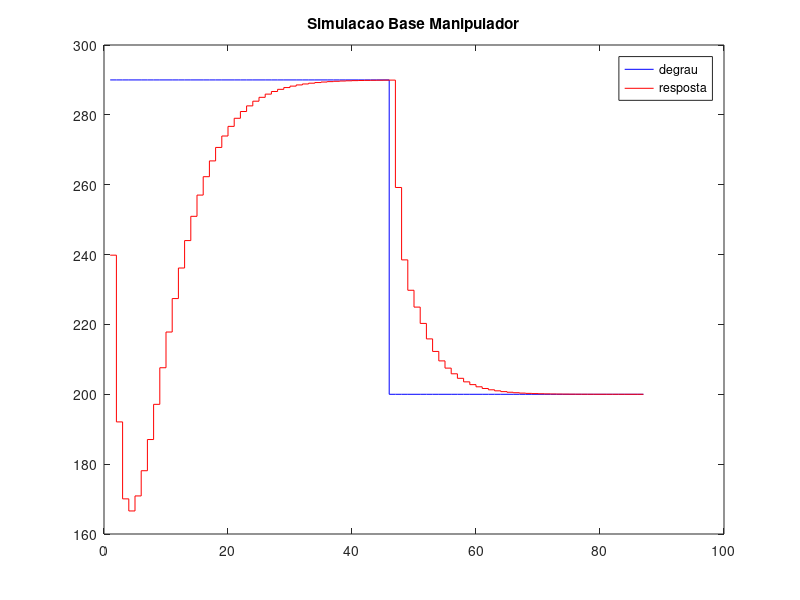
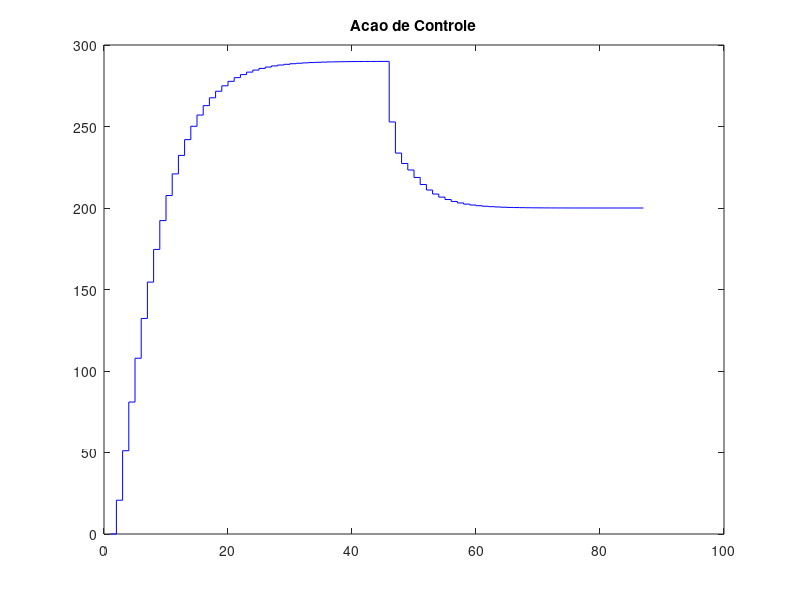
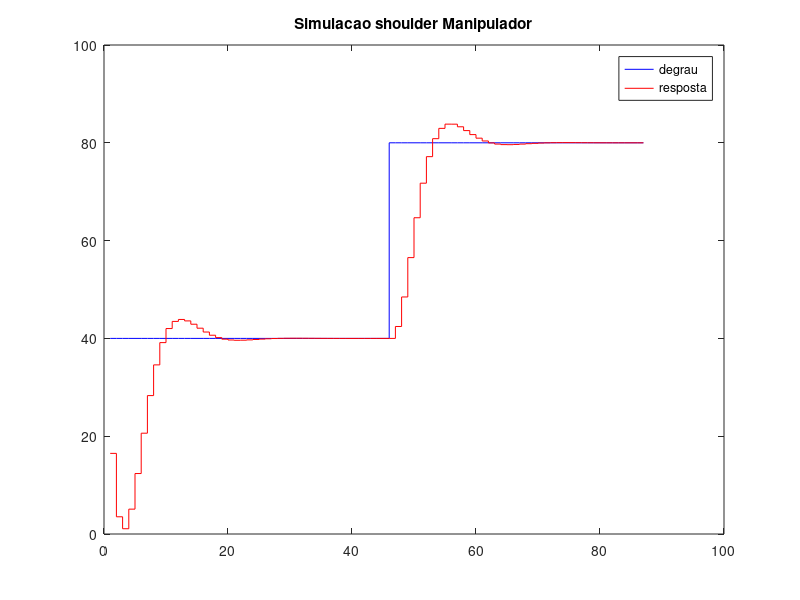
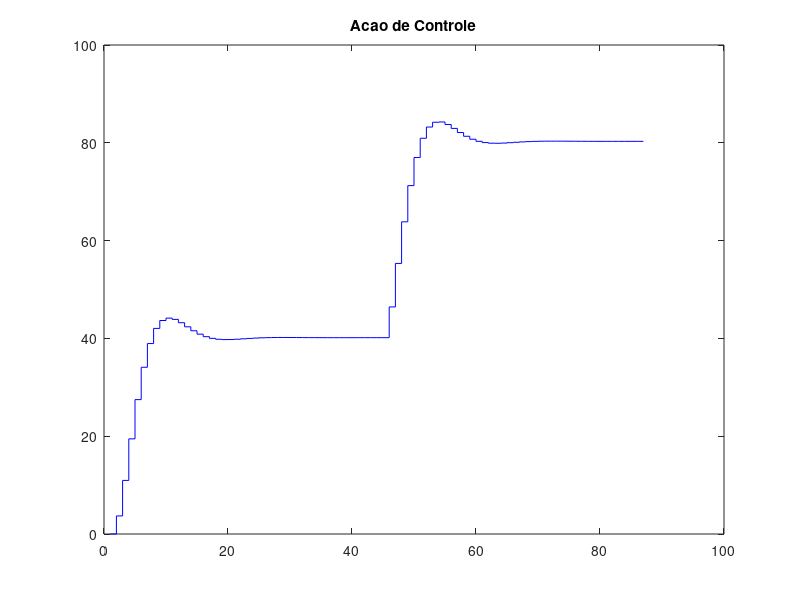

Write the MATLAB code that produced these figures, in order.
clc;
close all;

% BASE
r_k_base = 290;
y_k_base = 290;
y_k_base_delay = 290;
y_k_base_delay_2 = 290;
u_k_base = 0;
u_k_base_delay = 0;
u_k_base_delay_2 = 0;
e_k_base = 0;
e_k_base_delay = 0;
y_k_base_Output = zeros(1,87);
r_k_base_Output = zeros(1,87);
u_k_base_Output = zeros(1,87);

x_axis = zeros(1,87);

% SHOULDER
r_k_shoulder = 40;
y_k_shoulder = 40;
y_k_shoulder_delay = 40;
y_k_shoulder_delay_2 = 40;
u_k_shoulder = 0;
u_k_shoulder_delay = 0;
u_k_shoulder_delay_2 = 0;
e_k_shoulder = 0;
e_k_shoulder_delay = 0;
y_k_shoulder_Output = zeros(1,87);
r_k_shoulder_Output = zeros(1,87);
u_k_shoulder_Output = zeros(1,87);

% FOREARM
r_k_forearm = 32;
y_k_forearm = 32;
y_k_forearm_delay = 32;
y_k_forearm_delay_2 = 32;
u_k_forearm = 0;
u_k_forearm_delay = 0;
u_k_forearm_delay_2 = 0;
e_k_forearm = 0;
e_k_forearm_delay = 0;
y_k_forearm_Output = zeros(1,87);
r_k_forearm_Output = zeros(1,87);
u_k_forearm_Output = zeros(1,87);

for idx = 1:87
    
    if idx <= 45
        r_k_base = 290;
        r_k_shoulder = 40;
        r_k_forearm = 32;
    else
        r_k_base = 200;
        r_k_shoulder = 80;
        r_k_forearm = 100;
    end
    
    e_k_base = r_k_base - y_k_base;
    e_k_shoulder = r_k_shoulder - y_k_shoulder;
    e_k_forearm = r_k_forearm - y_k_forearm;
    
    u_k_base = u_k_base_delay + 0.413*e_k_base - 0.2008*e_k_base_delay;
    u_k_shoulder = u_k_shoulder_delay + 0.1572*e_k_shoulder + 0.06513*e_k_shoulder_delay;
    u_k_forearm = u_k_forearm_delay + 0.413*e_k_forearm - 0.2008*e_k_forearm_delay;
      
    y_k_base = 0.8273*u_k_base_delay - 0.6543*u_k_base_delay_2 + 0.9515*y_k_base_delay - 0.1245*y_k_base_delay_2;
    y_k_shoulder = 0.3876*u_k_shoulder_delay + 0.198*u_k_shoulder_delay_2 + 0.5515*y_k_shoulder_delay - 0.1393*y_k_shoulder_delay_2;
    y_k_forearm = 0.8273*u_k_forearm_delay - 0.6543*u_k_forearm_delay_2 + 0.9515*y_k_forearm_delay - 0.1245*y_k_forearm_delay_2;
    
    y_k_base_Output(idx) = y_k_base;
    y_k_shoulder_Output(idx) = y_k_shoulder;
    y_k_forearm_Output(idx) = y_k_forearm;
    
    r_k_base_Output(idx) = r_k_base;
    r_k_shoulder_Output(idx) = r_k_shoulder;
    r_k_forearm_Output(idx) = r_k_forearm;
    
    u_k_base_Output(idx) = u_k_base;
    u_k_shoulder_Output(idx) = u_k_shoulder;
    u_k_forearm_Output(idx) = u_k_forearm;
    
    x_axis(idx) = idx;
    
	y_k_base_delay_2 = y_k_base_delay;
	u_k_base_delay_2 = u_k_base_delay;    
	y_k_base_delay = y_k_base;
	u_k_base_delay = u_k_base;
    e_k_base_delay = e_k_base;
    
    y_k_shoulder_delay_2 = y_k_shoulder_delay;
    u_k_shoulder_delay_2 = u_k_shoulder_delay;
	y_k_shoulder_delay = y_k_shoulder;
	u_k_shoulder_delay = u_k_shoulder;
    e_k_shoulder_delay = e_k_shoulder;
    
    y_k_forearm_delay_2 = y_k_forearm_delay;
    u_k_forearm_delay_2 = u_k_forearm_delay;
	y_k_forearm_delay = y_k_forearm;
	u_k_forearm_delay = u_k_forearm;
    e_k_forearm_delay = e_k_forearm;
end

figure(1)
stairs(x_axis(1,:),r_k_base_Output(1,:),'b');
hold on
stairs(x_axis(1,:),y_k_base_Output(1,:),'r');
legend('degrau','resposta')
title('Simulacao Base Manipulador')

figure(2)
stairs(x_axis(1,:),u_k_base_Output(1,:),'b');
title('Acao de Controle')

figure(3)
stairs(x_axis(1,:),r_k_shoulder_Output(1,:),'b');
hold on
stairs(x_axis(1,:),y_k_shoulder_Output(1,:),'r');
legend('degrau','resposta')
title('Simulacao shoulder Manipulador')

figure(4)
stairs(x_axis(1,:),u_k_shoulder_Output(1,:),'b');
title('Acao de Controle')

figure(5)
stairs(x_axis(1,:),r_k_forearm_Output(1,:),'b');
hold on
stairs(x_axis(1,:),y_k_forearm_Output(1,:),'r');
legend('degrau','resposta')
title('Simulacao forearm Manipulador')

figure(6)
stairs(x_axis(1,:),u_k_forearm_Output(1,:),'b');
title('Acao de Controle')